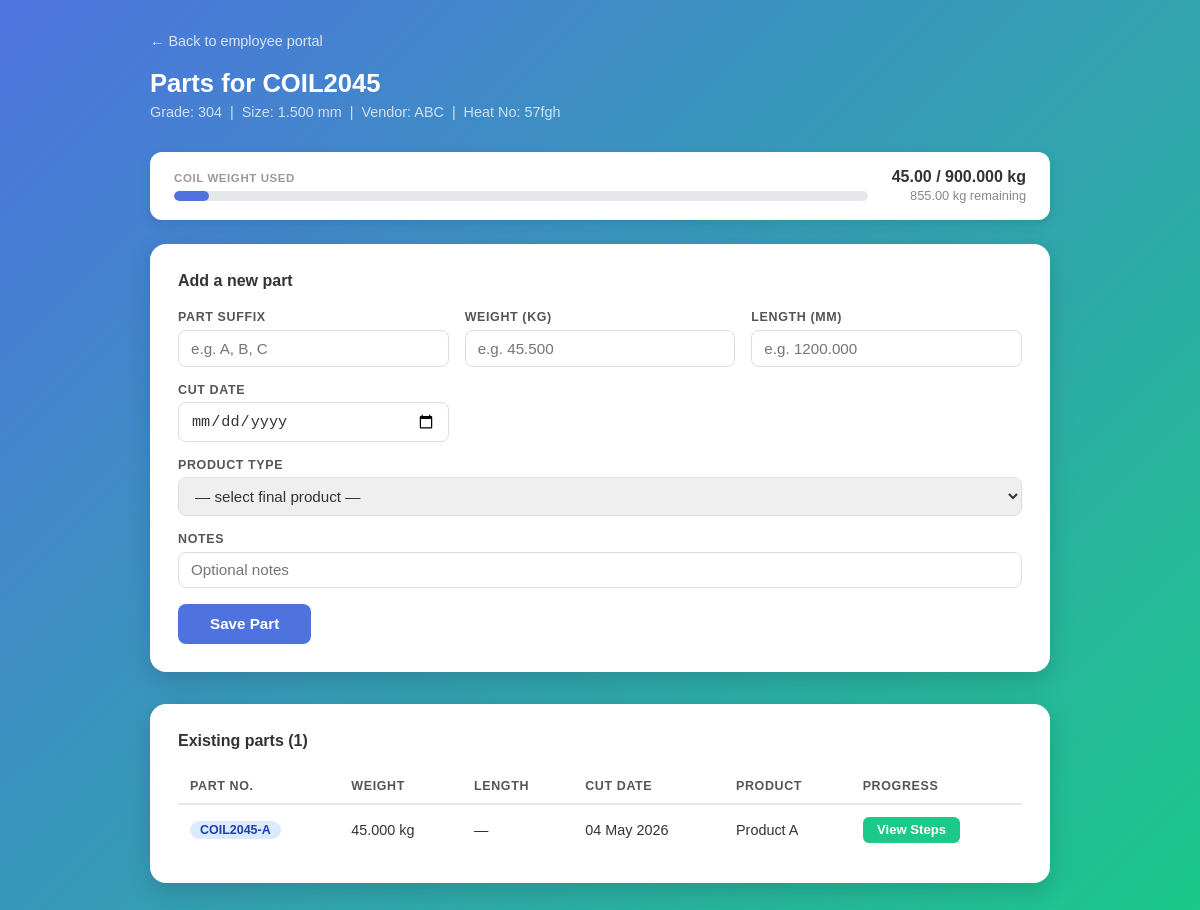
Screenshot of /coil/2045/parts/ with the database file from the repository.
### materials/models.py (models this page shows, shortened)
class Material(models.Model):
    coil_no = models.AutoField(primary_key=True)
    date = models.DateField("receipt date", null=True, blank=True)
    grade = models.CharField(max_length=10, null=True, blank=True)
    size = models.DecimalField(max_digits=10, decimal_places=3, null=True, blank=True)
    company = models.CharField(max_length=100, null=True, blank=True)
    vendor = models.CharField(max_length=50, null=True, blank=True)
    quantity = models.DecimalField(max_digits=10, decimal_places=3, null=True, blank=True)
    heat_no = models.CharField(max_length=8, null=True, blank=True)
    def formatted_coil(self):
        return f"COIL{self.coil_no:04d}"

class CoilPart(models.Model):
    coil = models.ForeignKey(Material, on_delete=models.CASCADE, related_name='parts')
    part_no = models.CharField(max_length=20, unique=True)  # e.g. COIL0001-A
    weight = models.DecimalField(max_digits=10, decimal_places=3, null=True, blank=True)
    length = models.DecimalField(max_digits=10, decimal_places=3, null=True, blank=True)
    cut_date = models.DateField(null=True, blank=True)
    notes = models.TextField(blank=True)
    created_at = models.DateTimeField(auto_now_add=True)

class ProductionJob(models.Model):
    STATUS_CHOICES = [
        ('pending',     'Pending'),
        ('in_progress', 'In Progress'),
        ('on_hold',     'On Hold'),
        ('completed',   'Completed'),
    ]
    part = models.ForeignKey(CoilPart, on_delete=models.CASCADE, related_name='jobs')
    product_type = models.ForeignKey(ProductType, on_delete=models.PROTECT)
    job_no = models.CharField(max_length=30, unique=True)   # e.g. JOB-0001
    status = models.CharField(max_length=20, choices=STATUS_CHOICES, default='pending')
    created_at = models.DateTimeField(auto_now_add=True)
    updated_at = models.DateTimeField(auto_now=True)
    notes = models.TextField(blank=True)

class ProductType(models.Model):
    name = models.CharField(max_length=100)
    description = models.TextField(blank=True)

### materials/views.py (the view, shortened to what this page needs)
# urls.py: path('coil/<int:coil_pk>/parts/', views.coil_parts, name='coil_parts'),
def coil_parts(request, coil_pk):
    coil = get_object_or_404(Material, pk=coil_pk)
    parts = coil.parts.prefetch_related('jobs__product_type').order_by('created_at')
    product_types = ProductType.objects.all()
    total_used = float(parts.aggregate(total=Sum('weight'))['total'] or 0)
    coil_weight = float(coil.quantity or 0)
    remaining = coil_weight - total_used
    exhausted = coil_weight > 0 and remaining <= 0
    return render(request, 'materials/coil_parts.html', {
        'coil': coil, 'parts': parts, 'product_types': product_types,
        'total_used': total_used, 'remaining': remaining, 'exhausted': exhausted,
    })

### templates/materials/coil_parts.html (shortened to what this page needs)
<!DOCTYPE html>
<html lang="en">
<head>
</head>
<body>
<div class="page">
  <a href="{% url 'employee' %}" class="back-link">← Back to employee portal</a>
  <h1>Parts for {{ coil.formatted_coil }}</h1>
  <p class="coil-meta">
    Grade: {{ coil.grade|default:"—" }} &nbsp;|&nbsp;
    Size: {{ coil.size|default:"—" }} mm &nbsp;|&nbsp;
    Vendor: {{ coil.vendor|default:"—" }} &nbsp;|&nbsp;
    Heat No: {{ coil.heat_no|default:"—" }}
  </p>
  {% if coil.quantity %}
  <div style="background:white; border-radius:12px; padding:1rem 1.5rem;
              margin-bottom:1.5rem; box-shadow:0 4px 12px rgba(0,0,0,0.1);
              display:flex; align-items:center; gap:1.5rem; flex-wrap:wrap;">
    <div style="flex:1; min-width:160px;">
      <div style="font-size:0.72rem; font-weight:700; color:#999;
                  text-transform:uppercase; letter-spacing:0.05em; margin-bottom:0.4rem;">
        Coil Weight Used
      </div>
      <div style="background:#e5e7eb; border-radius:999px; height:10px; overflow:hidden;">
        <div style="width:{% widthratio total_used coil.quantity 100 %}%;
                    background:{% if exhausted %}#dc2626{% else %}#4e73df{% endif %};
                    height:100%; border-radius:999px; transition:width 0.3s;"></div>
      </div>
    </div>
    <div style="text-align:right; white-space:nowrap;">
      <span style="font-size:1rem; font-weight:700;
                   color:{% if exhausted %}#dc2626{% else %}#333{% endif %};">
        {{ total_used|floatformat:2 }} / {{ coil.quantity }} kg
      </span>
      <br>
      <span style="font-size:0.8rem; color:#888;">
        {% if exhausted %}No weight remaining{% else %}{{ remaining|floatformat:2 }} kg remaining{% endif %}
      </span>
    </div>
  </div>
  {% endif %}
  <div class="card" {% if exhausted %}style="opacity:0.5; pointer-events:none;"{% endif %}>
    <h2>Add a new part</h2>
    <form method="post">
      <div class="form-grid">
        <div class="form-group">
          <label>Part suffix</label>
          <input name="suffix" placeholder="e.g. A, B, C" {% if not exhausted %}required{% endif %}>
        </div>
        <div class="form-group">
          <label>Weight (kg)</label>
          <input name="weight" type="number" step="0.001" placeholder="e.g. 45.500"
                 {% if remaining %}max="{{ remaining|floatformat:3 }}"{% endif %}>
        </div>
        <div class="form-group">
          <label>Length (mm)</label>
          <input name="length" type="number" step="0.001" placeholder="e.g. 1200.000">
        </div>
        <div class="form-group">
          <label>Cut date</label>
          <input name="cut_date" type="date">
        </div>
        <div class="form-group full">
          <label>Product Type</label>
          <select name="product_type" required style="padding:0.55rem 0.75rem;
            border:1px solid #ddd; border-radius:8px; font-size:0.95rem; color:#333;">
            <option value="">— select final product —</option>
          </select>
        </div>
        <div class="form-group full">
          <label>Notes</label>
          <input name="notes" placeholder="Optional notes">
        </div>
      </div>
      <button type="submit" class="btn-submit">Save Part</button>
    </form>
  </div>
  <div class="table-card">
    <h2>Existing parts ({{ parts.count }})</h2>
    <table>
      <thead>
        <tr>
          <th>Part No.</th>
          <th>Weight</th>
          <th>Length</th>
          <th>Cut Date</th>
          <th>Product</th>
          <th>Progress</th>
        </tr>
      </thead>
      <tbody>
        {% for part in parts %}
        {% with job=part.jobs.first %}
        <tr>
          <td><span class="badge">{{ part.part_no }}</span></td>
          <td>{{ part.weight|default:"—" }} {% if part.weight %}kg{% endif %}</td>
          <td>{{ part.length|default:"—" }} {% if part.length %}mm{% endif %}</td>
          <td>{{ part.cut_date|date:"d M Y"|default:"—" }}</td>
          <td>{% if job %}{{ job.product_type.name }}{% else %}—{% endif %}</td>
          <td>
            {% if job %}
            <a href="{% url 'job_detail' job.pk %}" class="btn-job">
              View Steps
            </a>
            {% else %}—{% endif %}
          </td>
        </tr>
        {% endwith %}
        {% empty %}
        <tr class="empty-row">
          <td colspan="6">No parts yet — add one above.</td>
        </tr>
        {% endfor %}
      </tbody>
    </table>
  </div>
</div>
</body>
</html>

### templates/materials/coil_parts.html (style rules this page uses)
* { box-sizing: border-box; margin: 0; padding: 0; }
body { font-family: Arial, Helvetica, sans-serif; background: linear-gradient(135deg, #4e73df, #1cc88a); min-height: 100vh; padding: 2rem; }
.page { max-width: 900px; margin: 0 auto; }
.back-link { color: rgba(255,255,255,0.8); text-decoration: none; font-size: 0.9rem; display: inline-block; margin-bottom: 1.25rem; }
h1 { color: white; font-size: 1.6rem; margin-bottom: 0.4rem; }
.coil-meta { color: rgba(255,255,255,0.75); font-size: 0.9rem; margin-bottom: 2rem; }
.card { background: white; border-radius: 16px; padding: 1.75rem; box-shadow: 0 8px 24px rgba(0,0,0,0.15); margin-bottom: 2rem; }
.card h2 { font-size: 1rem; color: #333; margin-bottom: 1.25rem; }
.form-grid { display: grid; grid-template-columns: 1fr 1fr 1fr; gap: 1rem; margin-bottom: 1rem; }
.form-group { display: flex; flex-direction: column; gap: 0.35rem; }
.form-group label { font-size: 0.78rem; font-weight: 600; color: #555; text-transform: uppercase; letter-spacing: 0.05em; }
.form-group input, .form-group textarea { padding: 0.55rem 0.75rem; border: 1px solid #ddd; border-radius: 8px; font-size: 0.95rem; color: #333; transition: border-color 0.15s; }
.form-group.full { grid-column: 1 / -1; }
.btn-submit { background: #4e73df; color: white; border: none; padding: 0.7rem 2rem; border-radius: 8px; font-size: 0.95rem; font-weight: 600; cursor: pointer; transition: opacity 0.15s; }
.table-card { background: white; border-radius: 16px; padding: 1.75rem; box-shadow: 0 8px 24px rgba(0,0,0,0.15); }
.table-card h2 { font-size: 1rem; color: #333; margin-bottom: 1.25rem; }
table { width: 100%; border-collapse: collapse; font-size: 0.9rem; }
thead th { text-align: left; padding: 0.6rem 0.75rem; border-bottom: 2px solid #e5e7eb; color: #555; font-size: 0.78rem; text-transform: uppercase; letter-spacing: 0.05em; }
tbody td { padding: 0.75rem; border-bottom: 1px solid #f3f4f6; color: #333; }
tbody tr:last-child td { border-bottom: none; }
.btn-job { background: #1cc88a; color: white; border: none; padding: 0.35rem 0.9rem; border-radius: 6px; font-size: 0.82rem; font-weight: 600; cursor: pointer; text-decoration: none; display: inline-block; transition: opacity 0.15s; }
.badge { display: inline-block; padding: 2px 10px; border-radius: 999px; font-size: 0.78rem; font-weight: 600; background: #dbeafe; color: #1e40af; }

### rows the page displays
Material: formatted_coil "COIL2045", grade "304", size "1.500", vendor "ABC", heat_no "57fgh", quantity "900.000"
CoilPart: part_no "COIL2045-A", weight "45.000", shows "kg", length "—", cut_date "04 May 2026", jobs.first.product_type.name "Product A"

### other values shown
{{ total_used|floatformat:2 }} "45.00"
{{ remaining|floatformat:2 }} "855.00"
{{ parts.count }} "1"
